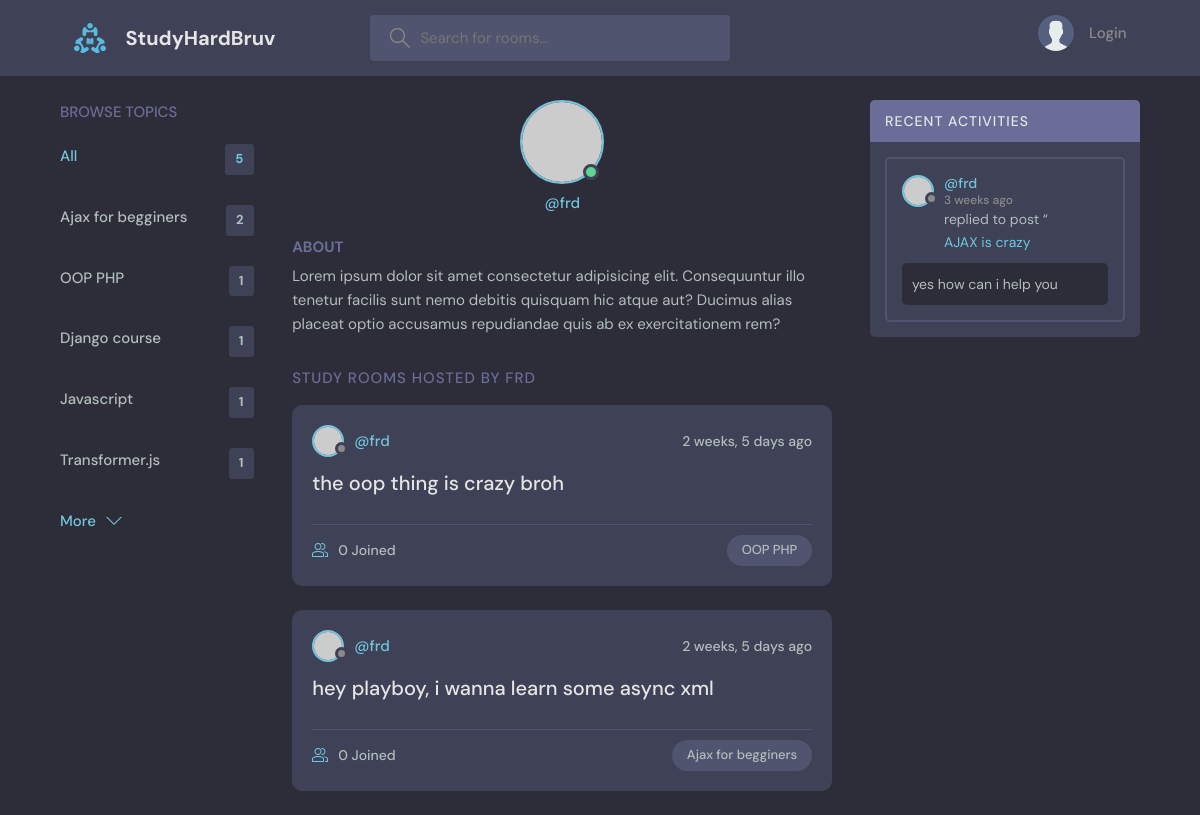
Before: /profile/1/ with the older database file.
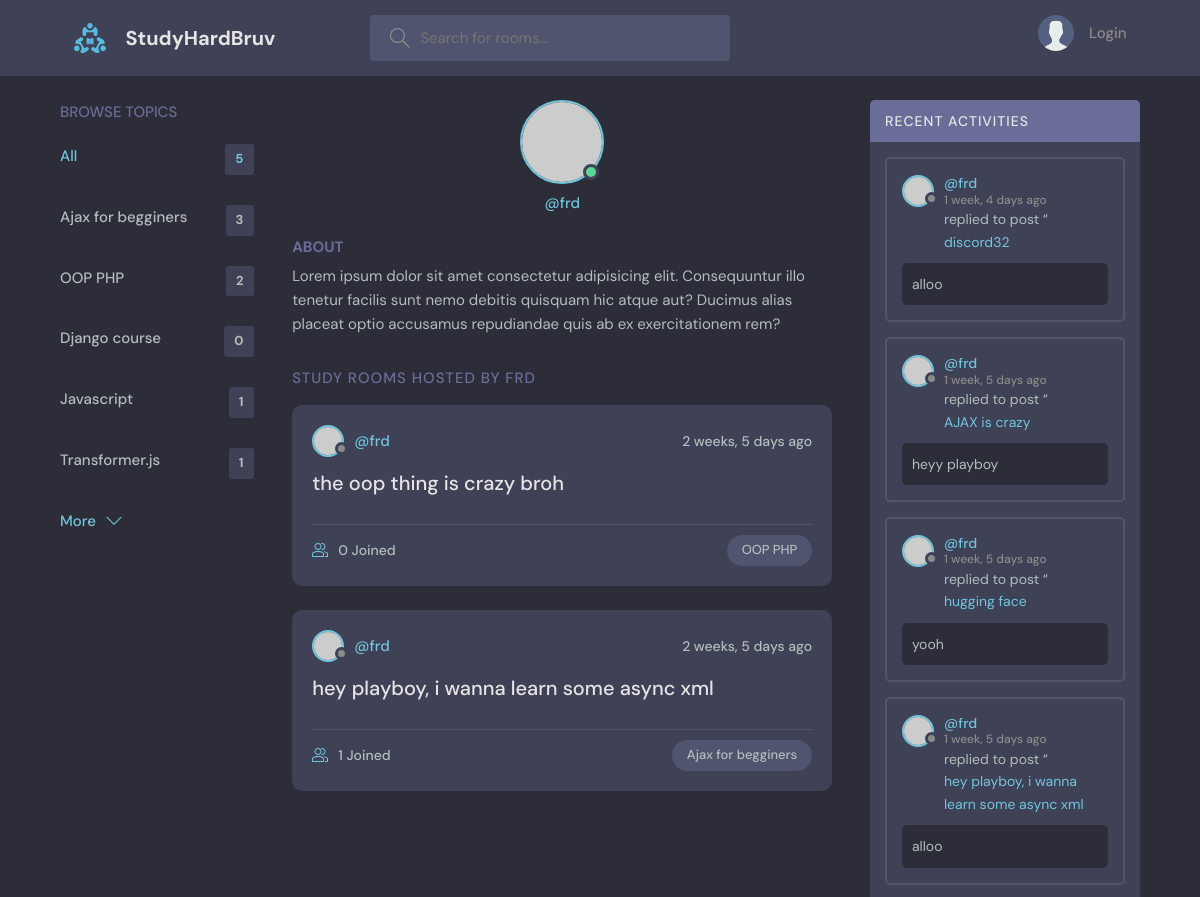
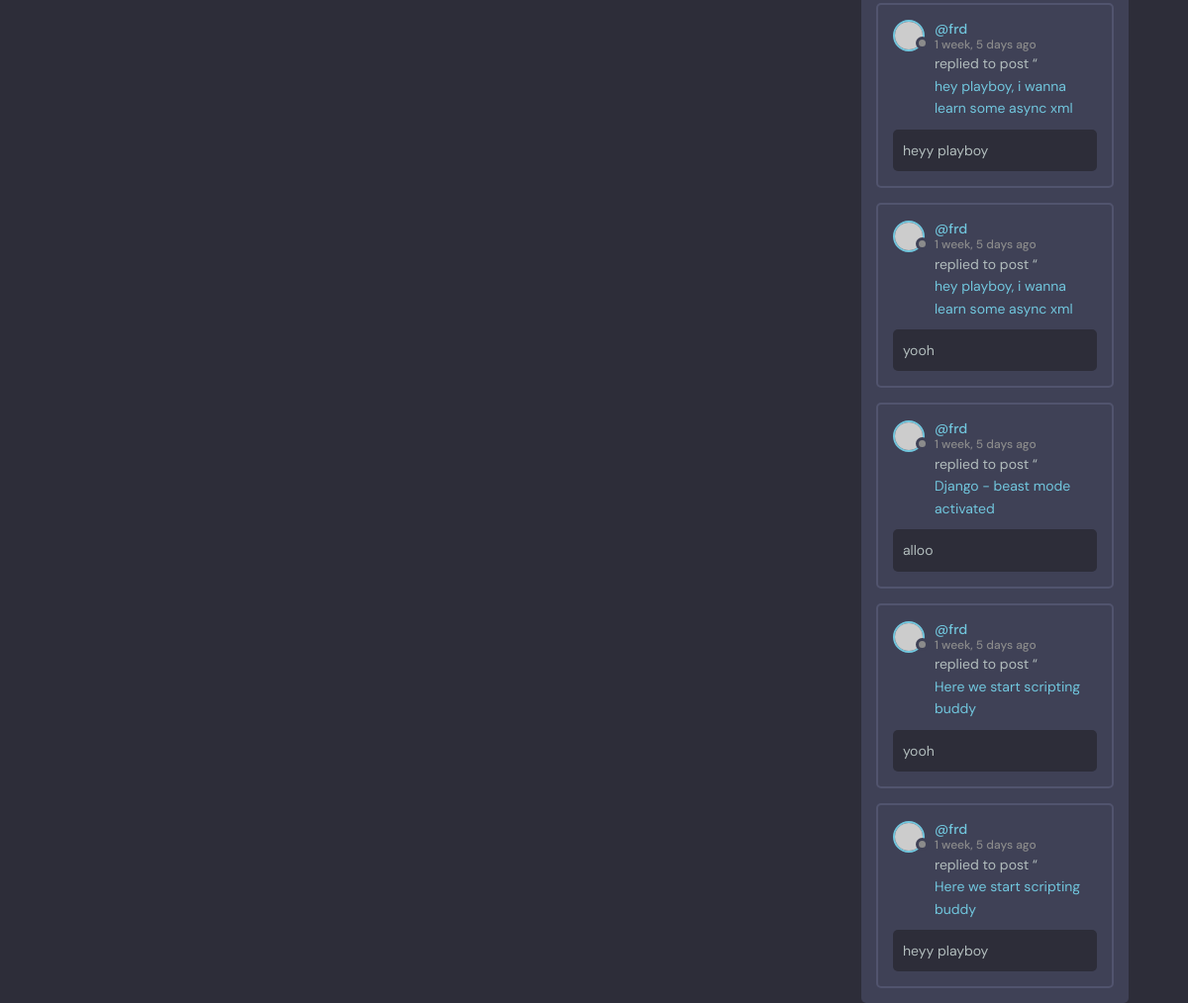
After: the same page with the newer database file (2 pictures, top to bottom).
### base/models.py (models this page shows, shortened)
class Topic(models.Model):
  name = models.CharField(max_length=200)
  slug = models.SlugField(unique=True, blank=True)

class Room(models.Model):
  host = models.ForeignKey(User, on_delete=models.SET_NULL, null=True)
  topic = models.ForeignKey(Topic, on_delete=models.SET_NULL, null=True)
  name = models.CharField(max_length=200)
  description = models.TextField(null=True, blank=True)
  participants = models.ManyToManyField(User, related_name='parcipants', blank=True)
  updated = models.DateTimeField(auto_now=True)
  created = models.DateTimeField(auto_now_add=True)
  class Meta:
    ordering = ['-updated', '-created']

class Message(models.Model):
  user = models.ForeignKey(User, on_delete=models.CASCADE)
  room = models.ForeignKey(Room, on_delete=models.CASCADE)
  body = models.TextField()
  updated = models.DateTimeField(auto_now=True)
  created = models.DateTimeField(auto_now_add=True)
  class Meta:
    ordering = ['-updated', '-created']

### base/views.py (the view)
# urls.py: path('profile/<str:pk>/', views.userProfile, name='user-profile'),
def userProfile(request, pk):
  user = User.objects.get(id=pk)
  rooms = user.room_set.all()
  room_messages = user.message_set.all()
  topics = Topic.objects.all()
  context = {'user': user, 'rooms': rooms, 'topics': topics, 'room_messages': room_messages}
  return render(request, 'base/profile.html', context)

### base/templates/base/profile.html (shortened to what this page needs)
{% extends 'main.html' %}
{% block content %}
  <main class="profile-page layout layout--3">
    <div class="container">
      {% include 'base/topics_component.html' %}
      <div class="roomList">
        <div class="profile">
          <div class="profile__avatar">
            <div class="avatar avatar--large active">
              <img src="https://randomuser.me/api/portraits/men/11.jpg" />
            </div>
          </div>
          <div class="profile__info">
            <p>@{{user.username}}</p>
          </div>
          <div class="profile__about">
            <h3>About</h3>
            <p>
              Lorem ipsum dolor sit amet consectetur adipisicing elit. Consequuntur illo tenetur
              facilis sunt nemo debitis quisquam hic atque aut? Ducimus alias placeat optio
              accusamus repudiandae quis ab ex exercitationem rem?
            </p>
          </div>
        </div>
        <div class="roomList__header">
          <div>
            <h2>Study Rooms Hosted by {{user.username}}</a>
            </h2>
          </div>
        </div>
        {% include 'base/feed_component.html' %}
      </div>
         {% include 'base/activity_component.html' %}
    </div>
  </main>
{% endblock content %}

### base/templates/base/topics_component.html
 <div class="topics">
   <div class="topics__header">
     <h2>Browse Topics</h2>
   </div>
   <ul class="topics__list">
     <li>
      <a href="{% url 'Home' %}" class="active">All <span>{{topics.count}}</span></a>
     </li>
     {% for topic in topics %}
     <li>
      <a href="{% url 'Home' %}?q={{topic.slug}}">{{topic.name}} <span>{{topic.room_set.all.count}}</span></a>
     </li>
     {% endfor %}
   </ul>
   <a class="btn btn--link" href="{% url 'topics' %}">
     More
     <svg version="1.1" xmlns="http://www.w3.org/2000/svg" width="32" height="32" viewBox="0 0 32 32">
      <title>chevron-down</title>
      <path d="M16 21l-13-13h-3l16 16 16-16h-3l-13 13z"></path>
     </svg>
   </a>
 </div>

### base/templates/base/feed_component.html (shortened to what this page needs)
{% for room in rooms %}
  <div class="roomListRoom">
    <div class="roomListRoom__header">
      <a href="{% url 'user-profile' room.host.id %}" class="roomListRoom__author">
        <div class="avatar avatar--small">
          <img src="https://randomuser.me/api/portraits/women/11.jpg" />
        </div>
        <span>@{{room.host.username}}</span>
      </a>
      <div class="roomListRoom__actions">
        <span>{{room.created|timesince}} ago</span>
      </div>
    </div>
    <div class="roomListRoom__content">
      <a href="{% url 'room' room.id %}">{{room.name}}</a>
    </div>
    <div class="roomListRoom__meta">
      <a href="{% url 'room' room.id %}" class="roomListRoom__joined">
        {{room.participants.all.count}} Joined
      </a>
      <p class="roomListRoom__topic">{{room.topic.name}}</p>
    </div>
  </div>
{% endfor %}

### base/templates/base/activity_component.html (shortened to what this page needs)
<div class="activities">
  <div class="activities__header">
    <h2>Recent Activities</h2>
  </div>
  {% for message in room_messages %}
  <div class="activities__box">
    <div class="activities__boxHeader roomListRoom__header">
      <a href="{% url 'user-profile' message.user.id %}" class="roomListRoom__author">
        <div class="avatar avatar--small">
          <img src="https://randomuser.me/api/portraits/women/11.jpg" />
        </div>
        <p>
          @{{message.user.username}}
          <span>{{message.created|timesince}} ago</span>
        </p>
      </a>
    </div>
    <div class="activities__boxContent">
      <p>replied to post “<a href="{% url 'room' message.room.id %}">{{message.room.name}}</a></p>
      <div class="activities__boxRoomContent">
        {{message.body}}
      </div>
    </div>
  </div>
  {% endfor %}
</div>

Changed rows visible on the page:
removed Message: user.username "frd", created "3 weeks", room.name "AJAX is crazy", body "yes how can i help you"
computed for Topic "Ajax for begginers": room_set.all.count "2" → "3"
computed for Topic "OOP PHP": room_set.all.count "1" → "2"
computed for Topic "Django course": room_set.all.count "1" → "0"
computed for Room "hey playboy, i wanna learn some async xml": participants.all.count "0" → "1"
added Message: user.username "frd", created "1 week, 4 days", room.name "discord32", body "alloo"
added Message: user.username "frd", created "1 week, 5 days", room.name "AJAX is crazy", body "heyy playboy"
added Message: user.username "frd", created "1 week, 5 days", room.name "hugging face", body "yooh"
added Message: user.username "frd", created "1 week, 5 days", room.name "hey playboy, i wanna learn some async xml", body "alloo"
added Message: user.username "frd", created "1 week, 5 days", room.name "hey playboy, i wanna learn some async xml", body "heyy playboy"
added Message: user.username "frd", created "1 week, 5 days", room.name "hey playboy, i wanna learn some async xml", body "yooh"
added Message: user.username "frd", created "1 week, 5 days", room.name "Django - beast mode activated", body "alloo"
added Message: user.username "frd", created "1 week, 5 days", room.name "Here we start scripting buddy", body "yooh"
added Message: user.username "frd", created "1 week, 5 days", room.name "Here we start scripting buddy", body "heyy playboy"
